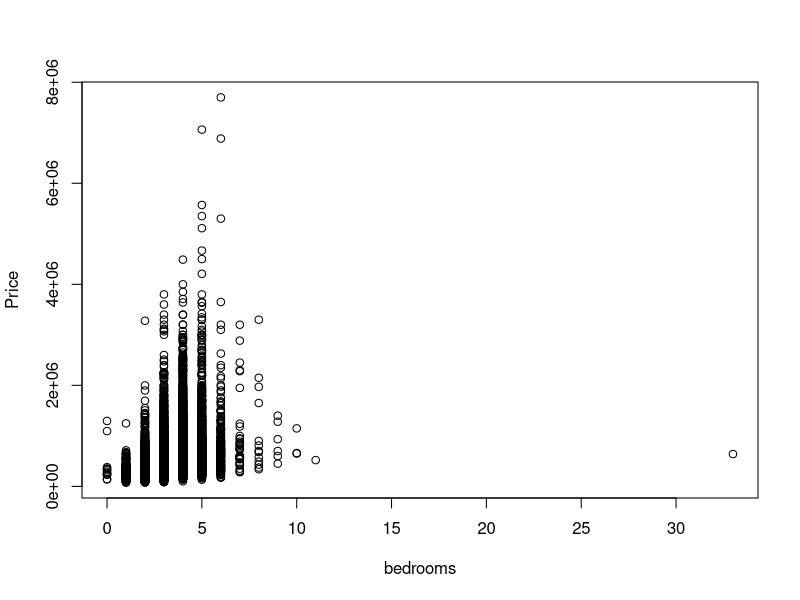
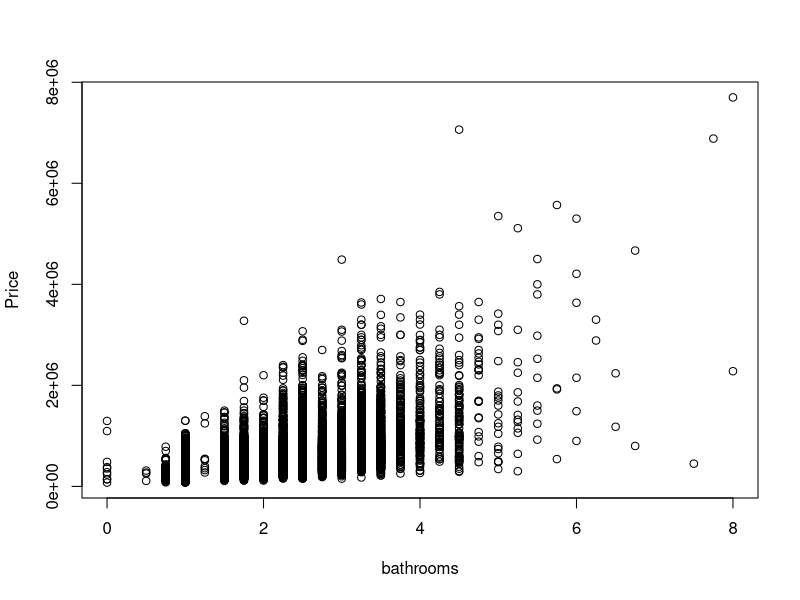
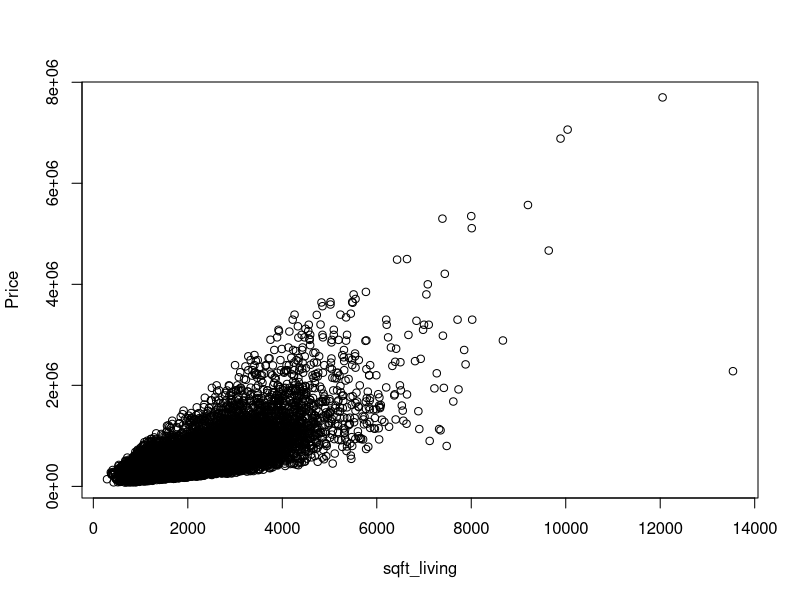
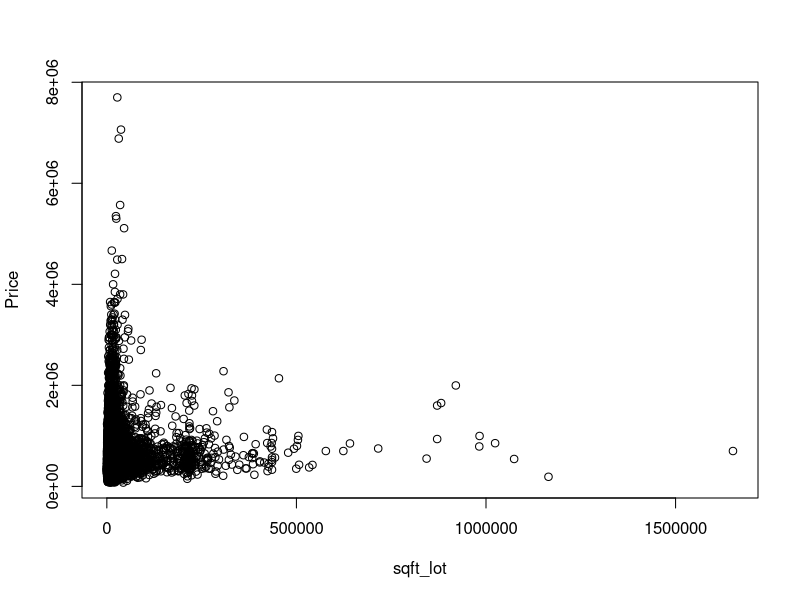
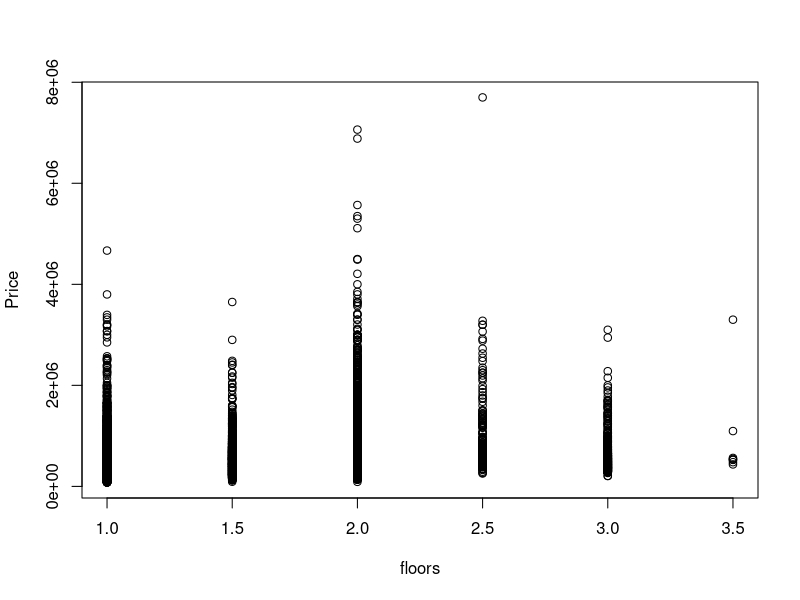
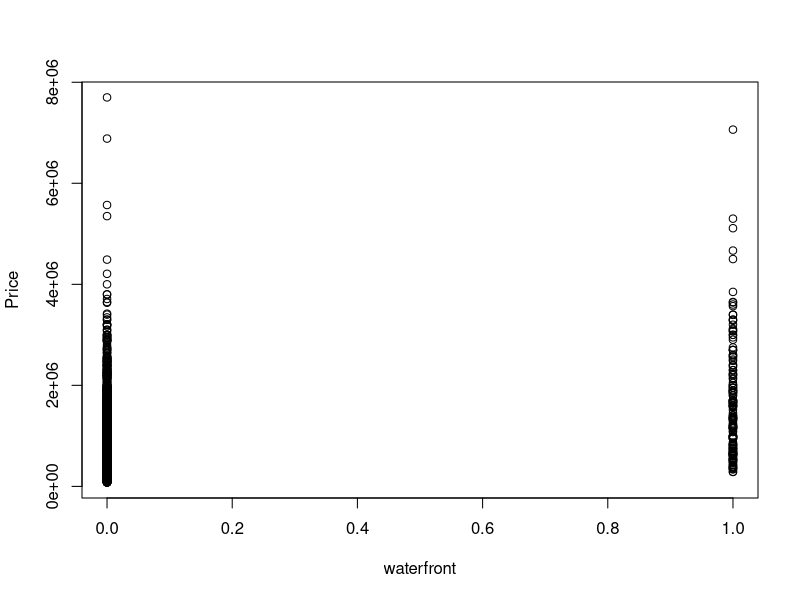
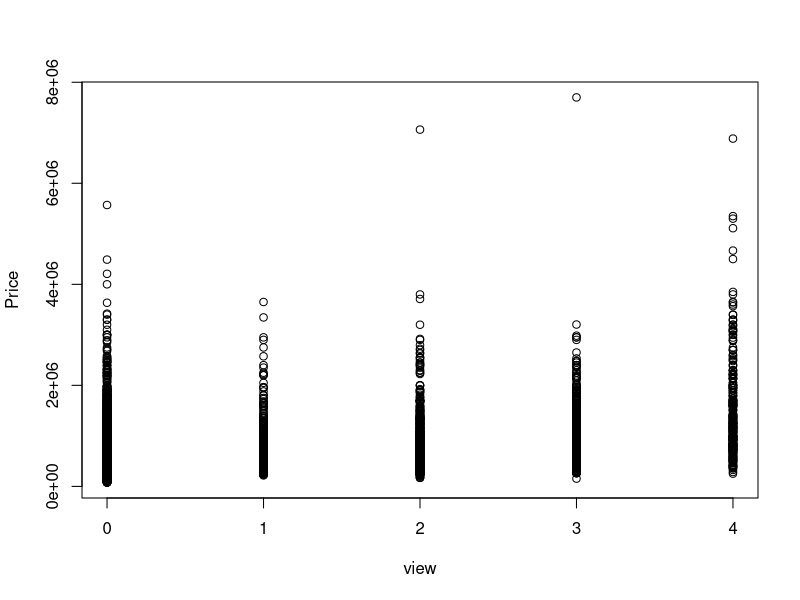
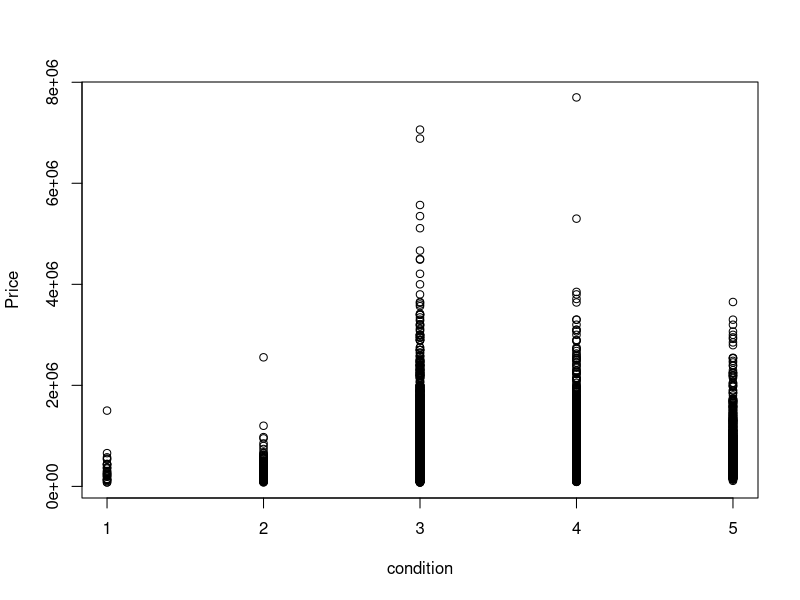

The R script that drew these images, in order:
library(lattice) 
library(corrplot)
graphics.off()									# Removes all previously plotted graphs
cat("\014")                  							# Clears screen
rm(list=ls())									# Clears environment																

setwd(getwd())									# Changed working directory
# Reading CSV File
mydataset <- as.data.frame(read.csv(file="home_data.csv", header=T, sep=","))				
																			


clean <- function(x){								# Create a function for dataset cleaning
 suppressWarnings(as.numeric( gsub('[^a-zA-Z0-9.]', '', x)))			# Remove all unneccessary symbols and convert into numeric	
 }
  mydataset[] <- sapply(mydataset, clean)					# Call function using sapply on dataset

mydatasetcla <- subset( mydataset, select = -c(id, date ) )			# Removing House id and date


for(i in 2:ncol(mydatasetcla)){							# Scatter Plots
plot(mydatasetcla[,i],mydatasetcla$price, ylab = "Price", xlab = colnames(mydatasetcla)[i])
}
																											
cor(mydatasetcla)[1,]								# Correlation matrix for Price

#Spliting into training and test data

ind<-sample(2,nrow(mydatasetcla),replace=TRUE,prob=c(0.85,0.15))
training_data<-mydatasetcla[ind==1,]
test_data<-	mydatasetcla[ind==2,]

#Creating a linear model
linearModel <- lm(formula = price ~., data = training_data)
summary(linearModel)								#Prints summary of Linear Model

#Updating Linear Model to eliminate unncessary variables
linearModel <- update(linearModel, .~.-sqft_basement-floors-sqft_lot-sqft_lot15-yr_renovated)
summary(linearModel)
														
pred <- predict(linearModel,test_data)						# Prediction of prices using linear model

actuals_preds <- data.frame(cbind(actuals=test_data$price, predicteds=pred))	# make actuals_predicteds dataframe.
correlation_accuracy <- cor(actuals_preds)  
print(actuals_preds)								# Comparision of actual and predicted values

plot(pred, test_data$price)							# Plot of actual vs predicted values		

#Diagnosis of the model
plot(linearModel)								# Plot.lm(linearModel)

plot(residuals(linearModel))							# Plots residuals

